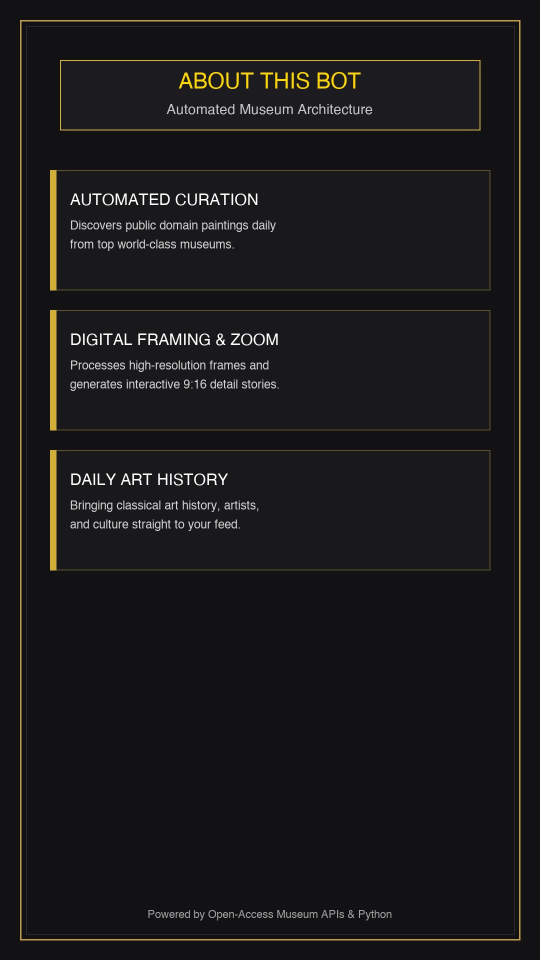
#> input picture highlights/story_about.jpg, 1080 x 1920 px (shown at 1/2 size)
$ python -i design_selector.py   (imports and definitions only)
#> lines starting #> are read from the running program, lines starting #| are printed output that depends on the picture
"""Artwork-aware and neighbor-aware profile design selector across the 280-design catalog."""

from __future__ import annotations

from collections import Counter
from pathlib import Path
from typing import Any, Sequence

import numpy as np
from PIL import Image

from src.astra_catalog import list_usable_designs

# Visual weight classification of the 10 layout families
HEAVY_TYPO_FAMILIES = frozenset({"typography", "poster"})
DARK_CINEMA_FAMILIES = frozenset({"cinema", "experimental"})
BREATHING_FAMILIES = frozenset({"gallery", "archive", "detail", "colors"})
REEL_PREFERRED_FAMILIES = frozenset({"cinema", "detail", "gallery", "colors", "experimental", "story", "typography"})

# Families that frame horizontal/wide paintings cleanly without harsh vertical cropping
LANDSCAPE_FRIENDLY_FAMILIES = frozenset({"gallery", "archive", "colors", "story", "detail"})
PORTRAIT_FRIENDLY_FAMILIES = frozenset({"cinema", "typography", "poster", "gallery", "experimental", "story"})
LONG_TITLE_SAFE_FAMILIES = frozenset({"gallery", "archive", "colors", "story", "detail", "duet"})

# Templates that overwhelm 3:4 profile cells with giant hex codes, tiny thumbnails, or sliced titles
AVOID_PROFILE_COVER_IDS = frozenset({
    "astra-061",
    "astra-064",
    "astra-066",
    "astra-070",
    "astra-076",
    "neon-032",
    "neon-062",
    "neon-064",
    "neon-065",
})

# Warm/breathing cover families that keep the artwork clearly visible in 3:4 profile grids
PROFILE_BALANCED_FAMILIES = frozenset({"archive", "gallery", "story", "detail"})

# 2-source split templates with narrow 1-line boxes that truncate long duet titles (e.g. 'THE SAINT...')
SHORT_DUET_TITLE_ONLY_IDS = frozenset({"astra-069"})


# [17 lines left out: function audit_design_catalog_eligibility, not called in this run]


def extract_artwork_visual_profile(image_path: str | Path, title: str = "") -> dict:
    """Inspect an artwork's orientation, luminance, detail density, and title length."""
#> called with image_path = '../highlights/story_about.jpg', title = ''
    p = Path(image_path)
    with Image.open(p) as im:
#> im is the input picture: PIL image 1080x1920 RGB; mean R, G, B 26.6, 25.9, 26.1
        w, h = im.size
#> w = 1080; h = 1920
        small = im.convert("RGB").resize((64, 64), Image.Resampling.BILINEAR)
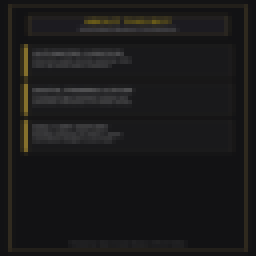
#> small: PIL image 64x64 RGB (shown 4 times larger); mean R, G, B 26.6, 25.9, 26
        arr = np.asarray(small, dtype=np.float32) / 255.0

    aspect = w / max(1, h)
#> aspect = 0.562
    if aspect >= 1.18:
        orientation = "landscape"
    elif aspect <= 0.85:
        orientation = "portrait"
    else:
        orientation = "square"

    luma = 0.2126 * arr[:, :, 0] + 0.7152 * arr[:, :, 1] + 0.0722 * arr[:, :, 2]
    mean_luma = float(luma.mean())
#> mean_luma = 0.102
    tone_band = "dark" if mean_luma < 0.36 else ("light" if mean_luma > 0.66 else "mid")
#> tone_band = 'dark'

    # Detail density via simple horizontal + vertical gradient magnitude
    gx = np.abs(np.diff(luma, axis=1)).mean()
#> gx = 0.0131
    gy = np.abs(np.diff(luma, axis=0)).mean()
#> gy = 0.0158
    detail_density = float(gx + gy)
#> detail_density = 0.029

    clean_title = " ".join((title or "").split())
    title_len = len(clean_title)
    title_bucket = "long" if title_len > 38 else ("medium" if title_len > 22 else "short")

    return {
        "width": w,
        "height": h,
        "aspect_ratio": round(aspect, 3),
        "orientation": orientation,
        "mean_luminance": round(mean_luma, 3),
        "tone_band": tone_band,
        "detail_density": round(detail_density, 4),
        "title_length": title_len,
        "title_bucket": title_bucket,
    }


# [191 lines left out: functions _score_candidate, select_profile_design, not called in this run]

>>> result = extract_artwork_visual_profile('../highlights/story_about.jpg')
#> result = 9 items
